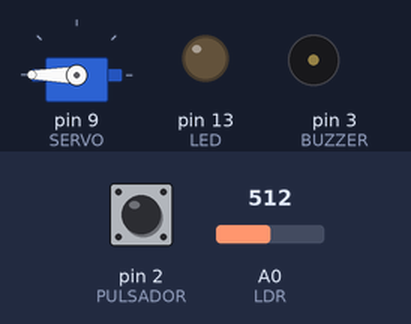
A sketch run on a simulated Arduino Uno, built with avr-gcc and run on an emulated ATmega328P. Shown: servo, output pins drawn as LEDs (lit = HIGH), buzzer (waves = sounding). Dashed ring = blinking. The test bench sets the inputs (shaded band); at power-on: pin 2 (PULSADOR) HIGH, A0 (LDR) = 512. What the sketch prints to the serial monitor is not drawn.

Above: at 1.2 s.
1.3 s: pin 2 (PULSADOR) pulled LOW for 0.15 s
At 2.1 s:
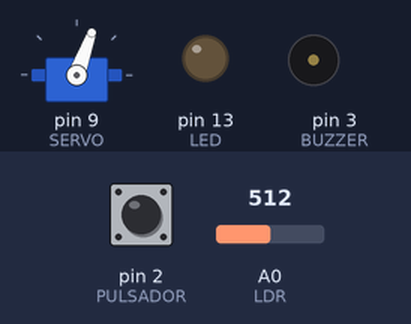
4.4 s: pin 2 (PULSADOR) pulled LOW for 1 s
At 4.7 s:
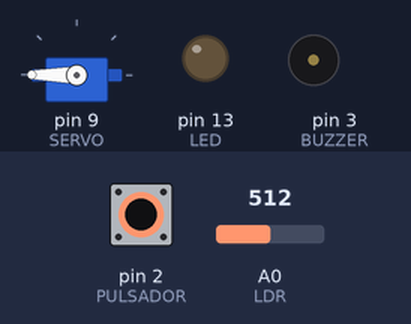
6.9 s: pin 2 (PULSADOR) pulled LOW for 3.2 s
At 8.5 s:
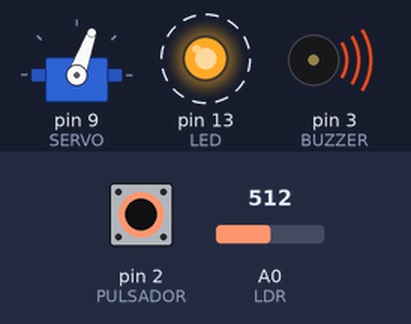
Timing chart, 0 to 19.1 s (numbered marks = the images above; inputs shaded):
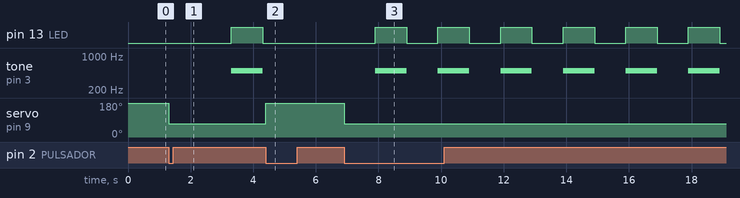

The sketch:

control_barrera.ino
```cpp
#include <Servo.h>
#include <elapsedMillis.h>

const byte SERVO = 9;
const byte BUZZER = 3;
const byte PULSADOR = 2;
const byte LED = 13;
const byte LDR = 14; // A0

const float BARRERA_ALTA = 70.5;
const byte BARRERA_BAJA = 180;
const byte FREC_LDR = 100;
const int FREC_SIRENA = 1000;
const int MIN_LDR = 500;
const int DEMORA_BAJADA = 3000;
const int TONO_BAJO = 500;
const int TONO_ALTO = 0;

int lecturaLdr = 0;
int tono = TONO_BAJO;
bool barreraAlta = false;
volatile bool emergencia = false;

Servo servo01;
elapsedMillis timer1;
elapsedMillis timer2;
elapsedMillis timer3;

void setup() {
  Serial.begin(38400);

  pinMode(LDR, INPUT);
  pinMode(LED, OUTPUT);
  digitalWrite(LED, LOW);
  pinMode(PULSADOR, INPUT_PULLUP);

  servo01.attach(SERVO);
  servo01.write(BARRERA_BAJA);

  attachInterrupt(digitalPinToInterrupt(PULSADOR), cambiarBarrera, FALLING);

  Serial.println("SISTEMA INICIADO");
}

void loop() {
  if (emergencia) {
    if (!barreraAlta) {
      servo01.write(BARRERA_ALTA);
      barreraAlta = true;
    }

    if (timer3 >= FREC_SIRENA && emergencia) {
      if (tono == TONO_BAJO) {
        tono = TONO_ALTO;
        digitalWrite(LED, LOW);
      } else {
        tono = TONO_BAJO;
        digitalWrite(LED, HIGH);
      }
      tone(BUZZER, tono, FREC_SIRENA);
      timer3 = 0;
    }
  } else {
    if (timer1 >= FREC_LDR) {
      lecturaLdr = analogRead(LDR);

      if (lecturaLdr <= MIN_LDR) {
        servo01.write(BARRERA_ALTA);
        barreraAlta = true;
        timer2 = 0;
      } else {
        if (barreraAlta) {
          if (timer2 >= DEMORA_BAJADA) {
            servo01.write(BARRERA_BAJA);
            digitalWrite(LED, LOW);
            barreraAlta = false;
            timer2 = 0;
          }
        }
      }
      timer1 = 0;
    }
    timer3 = 0;
  }
}

void cambiarBarrera() {
  emergencia = !emergencia;
}
```

Measured:
- after the input at 1.3 s, pin 13 (LED): LOW → HIGH after 2.0 s, → LOW 1.0 s later; tone on pin 3 (BUZZER): silent → 500 Hz after 2.0 s, → silent 1.0 s later; servo on pin 9 (SERVO): 180° → 70° at once
- after the input at 4.4 s, pin 13 (LED): stays LOW (without the input it goes to HIGH after 0.90 s); tone on pin 3 (BUZZER): stays silent (without the input it goes to 500 Hz after 0.90 s); servo on pin 9 (SERVO): 70° → 180° at once
- after the input at 6.9 s, pin 13 (LED): alternates HIGH for 1.0 s and LOW for 1.0 s, starting after 1.0 s; tone on pin 3 (BUZZER): alternates 500 Hz for 1.0 s and silent for 1.0 s, starting after 1.0 s; servo on pin 9 (SERVO): 180° → 70° at once
